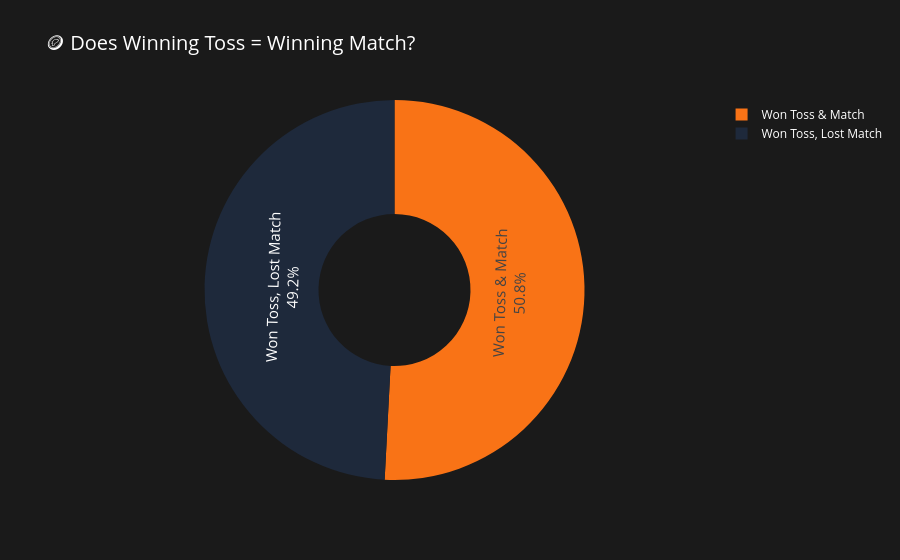
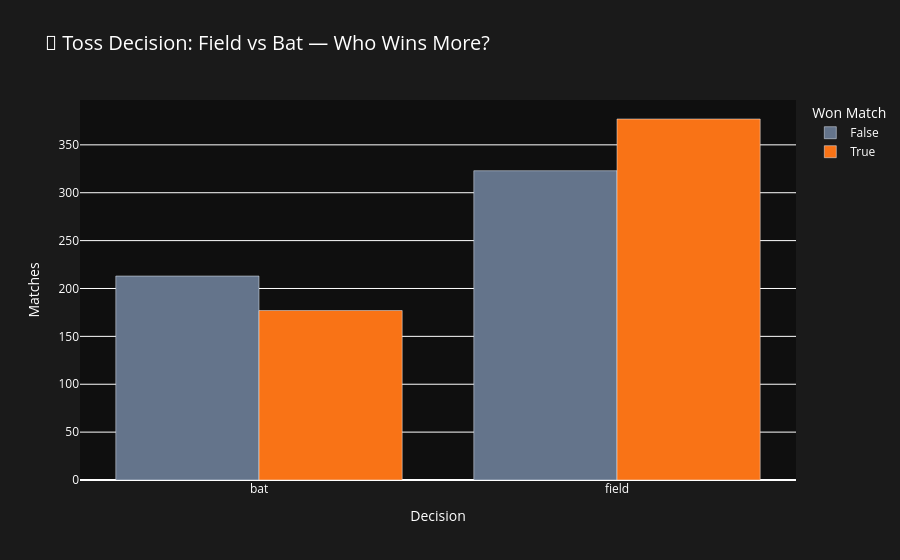

Here is the notebook cell these charts were saved with, in order:
### Code cell
# ── ANALYSIS 3: Toss Impact on Match Result ───────────────
matches['toss_match_winner'] = matches['toss_winner'] == matches['winner']

toss_impact = matches['toss_match_winner'].value_counts().reset_index()
toss_impact.columns = ['toss_won_match', 'count']
toss_impact['label'] = toss_impact['toss_won_match'].map({True: 'Won Toss & Match', False: 'Won Toss, Lost Match'})

fig = px.pie(
    toss_impact,
    values='count',
    names='label',
    title='🪙 Does Winning Toss = Winning Match?',
    color_discrete_sequence=['#f97316', '#1e293b'],
    hole=0.4
)
fig.update_layout(
    plot_bgcolor='#0f0f0f',
    paper_bgcolor='#1a1a1a',
    font_color='white',
    title_font_size=20,
)
fig.update_traces(textfont_size=15, textinfo='percent+label')
fig.show()

# Toss decision breakdown
decision = matches.groupby(['toss_decision', 'toss_match_winner']).size().reset_index(name='count')
fig2 = px.bar(
    decision,
    x='toss_decision', y='count',
    color='toss_match_winner',
    barmode='group',
    title='🏏 Toss Decision: Field vs Bat — Who Wins More?',
    color_discrete_map={True: '#f97316', False: '#64748b'},
    labels={'toss_decision': 'Decision', 'count': 'Matches', 'toss_match_winner': 'Won Match'}
)
fig2.update_layout(
    plot_bgcolor='#0f0f0f',
    paper_bgcolor='#1a1a1a',
    font_color='white',
    title_font_size=20,
)
fig2.show()

### Figure 1 — Plotly figure (JSON) as saved in the notebook; plotly's stock layout.template omitted (floating-point values rounded to 4 significant figures)
{"data": [{"domain": {"x": [0, 1], "y": [0, 1]}, "hole": 0.4, "hovertemplate": "label=%{label}<br>count=%{value}<extra></extra>", "labels": ["Won Toss & Match", "Won Toss, Lost Match"], "legendgroup": "", "name": "", "showlegend": true, "textfont": {"size": 15}, "textinfo": "percent+label", "type": "pie", "values": [554, 536]}], "layout": {"font": {"color": "white"}, "legend": {"tracegroupgap": 0}, "paper_bgcolor": "#1a1a1a", "piecolorway": ["#f97316", "#1e293b"], "plot_bgcolor": "#0f0f0f", "title": {"font": {"size": 20}, "text": "🪙 Does Winning Toss = Winning Match?"}}}

### Figure 2 — Plotly figure (JSON) as saved in the notebook; plotly's stock layout.template omitted (floating-point values rounded to 4 significant figures)
{"data": [{"alignmentgroup": "True", "hovertemplate": "Won Match=False<br>Decision=%{x}<br>Matches=%{y}<extra></extra>", "legendgroup": "False", "marker": {"color": "#64748b", "pattern": {"shape": ""}}, "name": "False", "offsetgroup": "False", "orientation": "v", "showlegend": true, "textposition": "auto", "type": "bar", "x": ["bat", "field"], "xaxis": "x", "y": [213, 323], "yaxis": "y"}, {"alignmentgroup": "True", "hovertemplate": "Won Match=True<br>Decision=%{x}<br>Matches=%{y}<extra></extra>", "legendgroup": "True", "marker": {"color": "#f97316", "pattern": {"shape": ""}}, "name": "True", "offsetgroup": "True", "orientation": "v", "showlegend": true, "textposition": "auto", "type": "bar", "x": ["bat", "field"], "xaxis": "x", "y": [177, 377], "yaxis": "y"}], "layout": {"barmode": "group", "font": {"color": "white"}, "legend": {"title": {"text": "Won Match"}, "tracegroupgap": 0}, "paper_bgcolor": "#1a1a1a", "plot_bgcolor": "#0f0f0f", "title": {"font": {"size": 20}, "text": "🏏 Toss Decision: Field vs Bat — Who Wins More?"}, "xaxis": {"anchor": "y", "domain": [0, 1], "title": {"text": "Decision"}}, "yaxis": {"anchor": "x", "domain": [0, 1], "title": {"text": "Matches"}}}}
